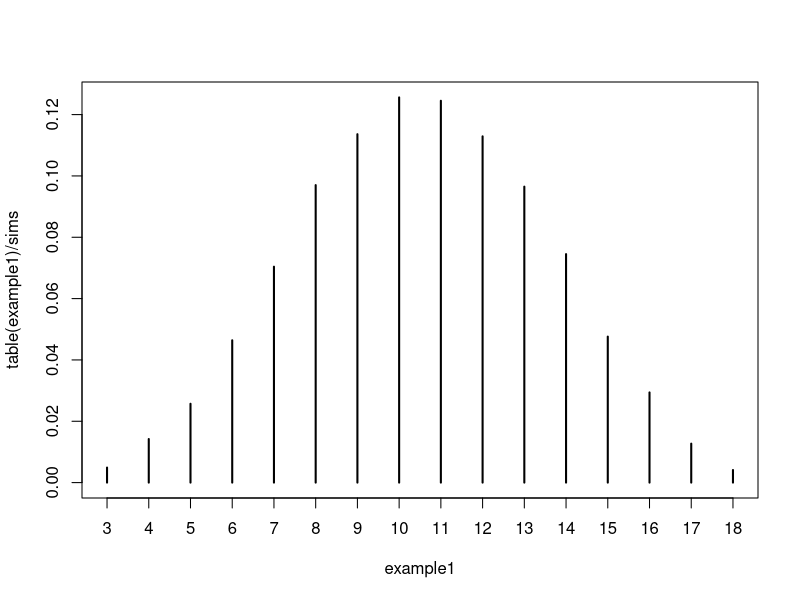
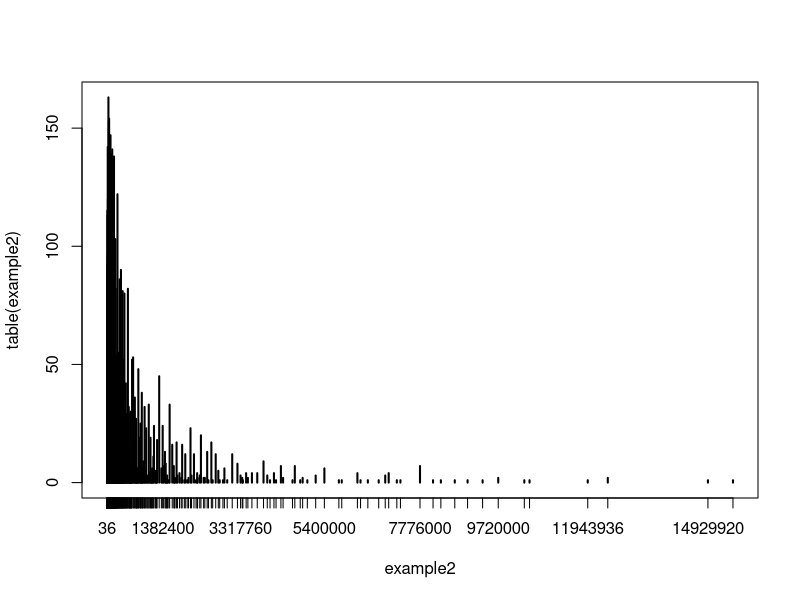

These figures' R source, in order:
## ---- chunk 1
sims <- 10000
example1 <- replicate(sims, sum(sample(1:6, 3, replace = T)))
## ---- chunk 2
table(example1)
plot(table(example1)/sims)
## ---- chunk 3
mean(example1)
## ---- chunk 4
example2 <- replicate(sims, prod(sample(1:6, 10, replace = T)))
plot(table(example2))
mean(example2)
